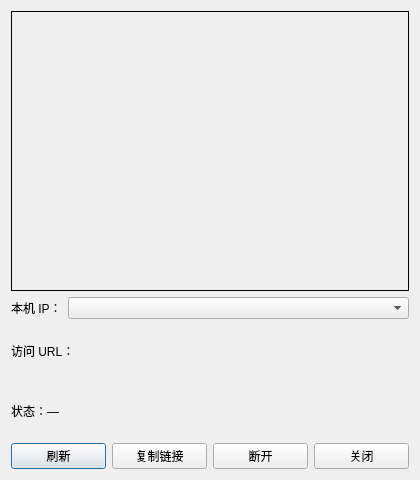
<?xml version="1.0" encoding="UTF-8"?>
<ui version="4.0">
 <class>RemoteControlDialog</class>
 <widget class="QDialog" name="RemoteControlDialog">
  <property name="enabled">
   <bool>true</bool>
  </property>
  <property name="geometry">
   <rect>
    <x>0</x>
    <y>0</y>
    <width>420</width>
    <height>480</height>
   </rect>
  </property>
  <property name="minimumSize">
   <size>
    <width>420</width>
    <height>480</height>
   </size>
  </property>
  <property name="windowTitle">
   <string>QR 远程控制</string>
  </property>
  <layout class="QGridLayout" name="gridLayout">
   <item row="0" column="0">
    <widget class="QLabel" name="qrLabel">
     <property name="minimumSize">
      <size>
       <width>280</width>
       <height>280</height>
      </size>
     </property>
     <property name="frameShape">
      <enum>QFrame::Box</enum>
     </property>
     <property name="text">
      <string/>
     </property>
     <property name="alignment">
      <set>Qt::AlignCenter</set>
     </property>
    </widget>
   </item>
   <item row="1" column="0">
    <layout class="QHBoxLayout" name="ipRow" stretch="1,9">
     <item>
      <widget class="QLabel" name="ipTitleLabel">
       <property name="text">
        <string>本机 IP：</string>
       </property>
      </widget>
     </item>
     <item>
      <widget class="QComboBox" name="ipCombo"/>
     </item>
    </layout>
   </item>
   <item row="2" column="0">
    <widget class="QLabel" name="urlLabel">
     <property name="text">
      <string>访问 URL：</string>
     </property>
     <property name="wordWrap">
      <bool>true</bool>
     </property>
     <property name="textInteractionFlags">
      <set>Qt::TextSelectableByMouse</set>
     </property>
    </widget>
   </item>
   <item row="3" column="0">
    <widget class="QLabel" name="statusLabel">
     <property name="text">
      <string>状态：—</string>
     </property>
     <property name="wordWrap">
      <bool>true</bool>
     </property>
    </widget>
   </item>
   <item row="4" column="0">
    <layout class="QHBoxLayout" name="btnRow">
     <item>
      <widget class="QPushButton" name="refreshBtn">
       <property name="text">
        <string>刷新</string>
       </property>
      </widget>
     </item>
     <item>
      <widget class="QPushButton" name="copyBtn">
       <property name="text">
        <string>复制链接</string>
       </property>
      </widget>
     </item>
     <item>
      <widget class="QPushButton" name="disconnectBtn">
       <property name="text">
        <string>断开</string>
       </property>
      </widget>
     </item>
     <item>
      <widget class="QPushButton" name="closeBtn">
       <property name="text">
        <string>关闭</string>
       </property>
      </widget>
     </item>
    </layout>
   </item>
  </layout>
 </widget>
 <resources/>
 <connections/>
</ui>
